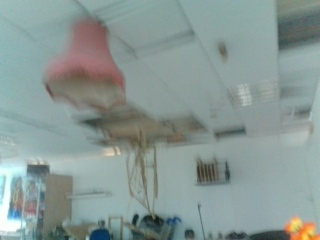
#> input picture mood_snapshots/mood_1752688050.jpg, 320 x 240 px, given in place of the camera
$ python camera_preview.py
#> lines starting #> are read from the running program, lines starting #| are printed output that depends on the picture
### reactivity/camera_reactive.py
#!/usr/bin/env python3
"""
    def __init__(self, sensitivity=1.0, smoothing_factor=0.8, pause_threshold=0.5, pause_duration=3.0):amera Reactivity System for Hand Controller
===========================================

Real-time camera-based reactivity that affects Markov chain generation.
Detects frame differences, activity levels, and motion to create
organic behavioral multipliers.

Features:
- Frame difference analysis for activity detection
- Smoothed reactivity scores to avoid jitter
- Multiple reactivity channels (movement, appearance, disappearance)
- Integration with hand controller Markov generation

Author: Camera Reactivity System
"""
import json
import time
from typing import Any, Dict, Optional, Tuple

import cv2
import numpy as np

from config.config import REACTIVITY_PAUSE_THRESHOLD


class CameraReactivityEngine:
    """
    Real-time camera analysis for behavioral reactivity.
    """

    def __init__(self, sensitivity=1.8, smoothing_factor=0.85, pause_threshold=None, pause_duration=3.0):
        """
        Initialize camera reactivity engine.

        Args:
            sensitivity: How sensitive to frame changes (0.0-2.0, higher = more sensitive)
            smoothing_factor: Temporal smoothing (0.0=no smoothing, 1.0=max smoothing)
            pause_threshold: Activity level that triggers pause (0.0-1.0, lower = easier to trigger)
            pause_duration: How long to pause in seconds
        """
        self.sensitivity = sensitivity
        self.smoothing_factor = smoothing_factor
        self.pause_threshold = pause_threshold if pause_threshold is not None else REACTIVITY_PAUSE_THRESHOLD
        self.pause_duration = pause_duration

        # Frame analysis
        self.previous_frame = None
        self.frame_count = 0

        # Single unified activity level for pause triggering
        self.activity_level = 0.0  # Overall movement/change (0.0-1.0)

        # Pause system for high activity
        self.is_paused = False
        self.pause_start_time = 0.0
        self.pause_cooldown = 10.0  # 10 second cooldown between pauses
        self.last_pause_time = 0.0

        # Historical tracking for better detection
        self.activity_history = []
        self.max_history = 15  # Keep 0.5 seconds at 30fps

        # Reactivity state
        self.last_update_time = time.time()
        self.reactivity_active = True

        # Debug info
        self.debug_enabled = True  # Enable by default for better feedback

    def process_frame(self, frame: np.ndarray) -> Dict[str, float]:
        """
        Process a camera frame and return reactivity metrics.

        Args:
            frame: OpenCV frame (BGR format)

        Returns:
            Dict with reactivity metrics:
            - activity_level: Overall scene activity (0.0-1.0)
            - sudden_change: Spike in activity (0.0-1.0)
            - motion_intensity: Movement strength (0.0-1.0)
            - chaos_multiplier: Suggested chaos factor for Markov (0.5-2.0)
            - speed_multiplier: Suggested speed factor (0.5-3.0)
        """
        if frame is None or not self.reactivity_active:
            return self._get_neutral_metrics()

        current_time = time.time()
        self.frame_count += 1

        # Convert to grayscale for analysis
        gray_frame = cv2.cvtColor(frame, cv2.COLOR_BGR2GRAY)

        # Apply Gaussian blur to reduce noise
        blurred_frame = cv2.GaussianBlur(gray_frame, (5, 5), 0)

        if self.previous_frame is None:
            self.previous_frame = blurred_frame.copy()
            return self._get_neutral_metrics()

        # Calculate frame difference
        frame_diff = cv2.absdiff(self.previous_frame, blurred_frame)

        # Apply threshold to get binary difference
        threshold_value = int(15 * self.sensitivity)  # Balanced threshold
        _, thresh_diff = cv2.threshold(frame_diff, threshold_value, 255, cv2.THRESH_BINARY)

        # Calculate activity metrics - balanced sensitivity
        raw_activity = np.sum(thresh_diff) / (frame.shape[0] * frame.shape[1] * 255)  # Normalize 0-1

        # Boost activity by sensitivity multiplier but more conservatively
        boosted_activity = min(1.0, raw_activity * self.sensitivity * 3.5)  # Reduced multiplier

        # Smooth the activity level but keep it responsive
        self.activity_level = self.smoothing_factor * self.activity_level + (1 - self.smoothing_factor) * boosted_activity

        # Track activity history for stability
        self.activity_history.append(boosted_activity)
        if len(self.activity_history) > self.max_history:
            self.activity_history.pop(0)

        # MEMORY FIX: Reuse previous frame buffer instead of copying
        np.copyto(self.previous_frame, blurred_frame)

        # Clean up temporary arrays to prevent memory leaks
        del gray_frame, blurred_frame, frame_diff, thresh_diff

        # Check for pause conditions (high activity triggers freeze)
        pause_active = self._check_pause_conditions(current_time)

        # Debug output - show activity and pause proximity (disabled by default)
        # if self.debug_enabled and self.frame_count % 15 == 0:  # Every 0.5 seconds
        #     progress_to_pause = (self.activity_level / self.pause_threshold) * 100
        #     print(f"🎥 Activity: {self.activity_level:.3f} | Pause at: {self.pause_threshold:.3f} | Progress: {progress_to_pause:.1f}% | Paused: {pause_active}")

        return {
            "activity_level": self.activity_level,
            "pause_threshold": self.pause_threshold,
            "progress_to_pause": min(100.0, (self.activity_level / self.pause_threshold) * 100),
            "is_paused": pause_active,
            "pause_remaining": max(0.0, (self.pause_start_time + self.pause_duration) - current_time) if pause_active else 0.0,
            "cooldown_remaining": max(0.0, self.pause_cooldown - (current_time - self.last_pause_time)),
            "timestamp": current_time,
            # Legacy compatibility for machine.py
            "chaos_multiplier": min(3.5, 0.3 + (self.activity_level * 3.2)),  # Convert activity to chaos range
            "speed_multiplier": min(2.0, 1.0 + self.activity_level),  # Convert activity to speed range
        }

    # [31 lines left out: function _check_pause_conditions, not called in this run]

    def _get_neutral_metrics(self) -> Dict[str, float]:
        """Return neutral/baseline metrics when no processing possible."""
        return {
            "activity_level": 0.0,
            "pause_threshold": self.pause_threshold,
            "progress_to_pause": 0.0,
            "is_paused": False,
            "pause_remaining": 0.0,
            "cooldown_remaining": 0.0,
            "timestamp": time.time(),
            # Legacy compatibility
            "chaos_multiplier": 0.3,  # Baseline chaos
            "speed_multiplier": 1.0,  # Baseline speed
        }

    def set_sensitivity(self, sensitivity: float):
        """Update sensitivity (0.0-1.0)."""
        self.sensitivity = max(0.0, min(1.0, sensitivity))

    def enable_debug(self, enabled: bool = True):
        """Enable/disable debug output."""
        self.debug_enabled = enabled

    # [74 lines left out: functions reset, test_camera_reactivity, not called in this run]


# [2 lines that do not run on import are left out]

### camera_preview.py
#!/usr/bin/env python3
"""
Simple camera preview with reactivity visualization
"""
import cv2
import numpy as np
from reactivity.camera_reactive import CameraReactivityEngine

def run_camera_preview():
    """Run a camera preview showing reactivity data"""
    print("🎥 Starting camera preview with reactivity visualization...")
    print("Press 'q' to quit")

    # Initialize camera and reactivity engine
    cap = cv2.VideoCapture(0)
    if not cap.isOpened():
        print("❌ Could not open camera")
        return

    reactivity_engine = CameraReactivityEngine()

    while True:
        ret, frame = cap.read()
#> frame is the input picture: shape (240, 320, 3); mean B, G, R 148.4, 152.1, 136.4
        if not ret:
            break

        # Process frame for reactivity
        metrics = reactivity_engine.process_frame(frame)
#> in process_frame, `gray_frame = cv2.cvtColor(frame, cv2.COLOR_BGR2GRAY)`:
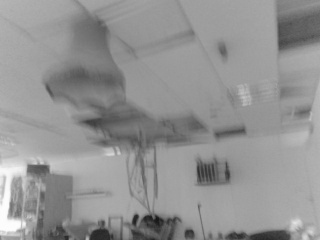
#> gray_frame: shape (240, 320); min 21, max 254, mean 147
#> metrics = 9 items

        # Create overlay with reactivity info
        overlay = frame.copy()
        height, width = frame.shape[:2]
#> height = 240; width = 320

        # Draw reactivity metrics
        cv2.rectangle(overlay, (10, 10), (400, 120), (0, 0, 0), -1)
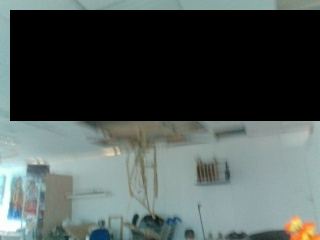
#> overlay: shape (240, 320, 3); mean B, G, R 83.1, 85.4, 75.7
        cv2.rectangle(overlay, (10, 10), (400, 120), (255, 255, 255), 2)

        # Activity bars
        activity_bar_length = int(metrics['activity_level'] * 300)
#> activity_bar_length = 0
        speed_bar_length = int(metrics['speed_multiplier'] * 100)
#> speed_bar_length = 100
        chaos_bar_length = int(metrics['chaos_multiplier'] * 100)
#> chaos_bar_length = 30

        cv2.rectangle(overlay, (20, 25), (20 + activity_bar_length, 35), (0, 255, 0), -1)
#> overlay: shape (240, 320, 3); mean B, G, R 88.9, 91.2, 81.7
        cv2.rectangle(overlay, (20, 45), (20 + speed_bar_length, 55), (255, 0, 0), -1)
        cv2.rectangle(overlay, (20, 65), (20 + chaos_bar_length, 75), (0, 0, 255), -1)

        # Text
        cv2.putText(overlay, f"Activity: {metrics['activity_level']:.3f}", (20, 95), cv2.FONT_HERSHEY_SIMPLEX, 0.5, (255, 255, 255), 1)
        cv2.putText(overlay, f"Speed: {metrics['speed_multiplier']:.2f}x", (150, 95), cv2.FONT_HERSHEY_SIMPLEX, 0.5, (255, 255, 255), 1)
        cv2.putText(overlay, f"Chaos: {metrics['chaos_multiplier']:.2f}x", (250, 95), cv2.FONT_HERSHEY_SIMPLEX, 0.5, (255, 255, 255), 1)
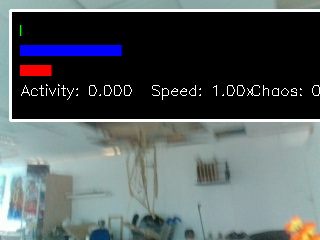
#> overlay: shape (240, 320, 3); mean B, G, R 94.6, 93.2, 84.9

        # Pause indicator
        if metrics.get('paused', False):
            cv2.rectangle(overlay, (width-100, 10), (width-10, 50), (0, 0, 255), -1)
            cv2.putText(overlay, "PAUSED", (width-95, 35), cv2.FONT_HERSHEY_SIMPLEX, 0.7, (255, 255, 255), 2)

        # Show the frame
        cv2.imshow('Camera Reactivity Preview', overlay)

        # Check for quit
        if cv2.waitKey(1) & 0xFF == ord('q'):
#> (key q is pressed here)
            break

    cap.release()
    cv2.destroyAllWindows()
    print("📹 Camera preview closed")

if __name__ == "__main__":
    run_camera_preview()

$ run again, on mood_snapshots/mood_1752688097.jpg
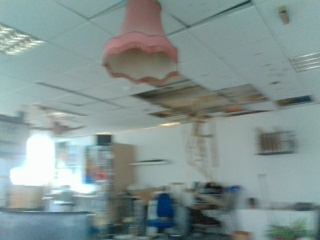
#> input picture mood_snapshots/mood_1752688097.jpg, 320 x 240 px, given in place of the camera
#> in run_camera_preview, frame is the input picture: shape (240, 320, 3); mean B, G, R 145.8, 147.7, 130.8
#> in process_frame, `gray_frame = cv2.cvtColor(frame, cv2.COLOR_BGR2GRAY)`:
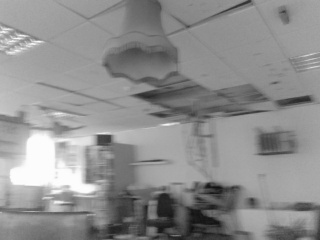
#> gray_frame: shape (240, 320); min 17, max 254, mean 142.4
#> metrics = 9 items
#> activity_bar_length = 0
#> speed_bar_length = 100
#> chaos_bar_length = 30
#> in run_camera_preview, `cv2.putText(overlay, f"Chaos: {metrics['chaos_multiplier']:.2f}x", (25..`:
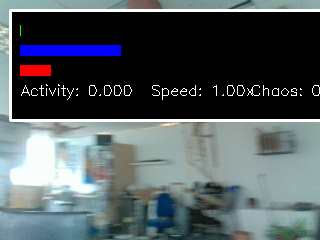
#> overlay: shape (240, 320, 3); mean B, G, R 94.2, 90.6, 81.4

$ run again, on mood_snapshots/mood_1752688109.jpg
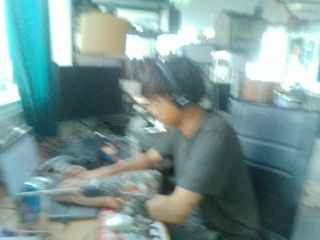
#> input picture mood_snapshots/mood_1752688109.jpg, 320 x 240 px, given in place of the camera
#> in run_camera_preview, frame is the input picture: shape (240, 320, 3); mean B, G, R 149.4, 151.1, 122.7
#> in process_frame, `gray_frame = cv2.cvtColor(frame, cv2.COLOR_BGR2GRAY)`:
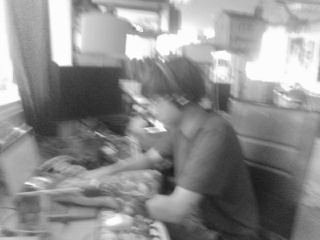
#> gray_frame: shape (240, 320); min 23, max 255, mean 142.4
#> metrics = 9 items
#> activity_bar_length = 0
#> speed_bar_length = 100
#> chaos_bar_length = 30
#> in run_camera_preview, `cv2.putText(overlay, f"Chaos: {metrics['chaos_multiplier']:.2f}x", (25..`:
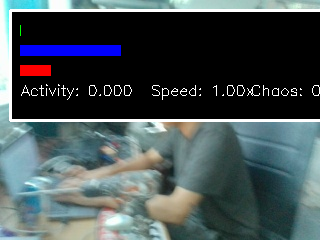
#> overlay: shape (240, 320, 3); mean B, G, R 83.3, 80.4, 68.8

$ run again, on mood_snapshots/mood_1752688117.jpg
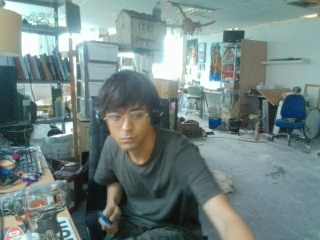
#> input picture mood_snapshots/mood_1752688117.jpg, 320 x 240 px, given in place of the camera
#> in run_camera_preview, frame is the input picture: shape (240, 320, 3); mean B, G, R 130.9, 132.8, 114.6
#> in process_frame, `blurred_frame = cv2.GaussianBlur(gray_frame, (5, 5), 0)`:
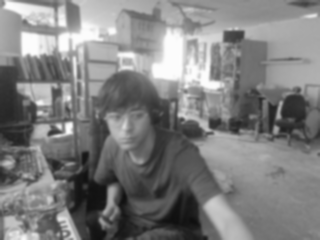
#> blurred_frame: shape (240, 320); min 15, max 253, mean 127.2
#> metrics = 9 items
#> activity_bar_length = 0
#> speed_bar_length = 100
#> chaos_bar_length = 30
#> in run_camera_preview, `cv2.putText(overlay, f"Chaos: {metrics['chaos_multiplier']:.2f}x", (25..`:
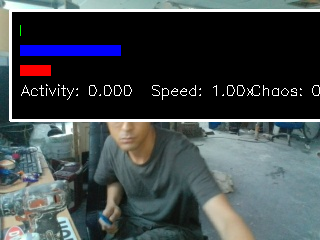
#> overlay: shape (240, 320, 3); mean B, G, R 73.8, 71.1, 63.4
